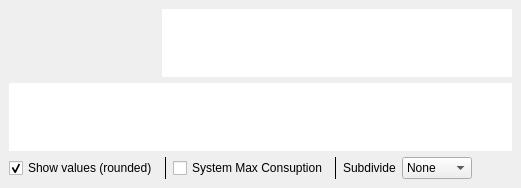
        <widget class="QWidget" name="global_results">
         <attribute name="title">
          <string>📊📅 Results</string>
         </attribute>
         <layout class="QVBoxLayout" name="verticalLayout_6">
          <property name="spacing">
           <number>6</number>
          </property>
          <property name="leftMargin">
           <number>9</number>
          </property>
          <property name="topMargin">
           <number>9</number>
          </property>
          <property name="rightMargin">
           <number>9</number>
          </property>
          <property name="bottomMargin">
           <number>9</number>
          </property>
          <item>
           <layout class="QHBoxLayout" name="horizontalLayout_8">
            <item>
             <widget class="QMplPlot" name="plot_eb_t" native="true">
              <property name="sizePolicy">
               <sizepolicy hsizetype="Preferred" vsizetype="Expanding">
                <horstretch>0</horstretch>
                <verstretch>0</verstretch>
               </sizepolicy>
              </property>
             </widget>
            </item>
            <item>
             <layout class="QVBoxLayout" name="verticalLayout_5">
              <item>
               <spacer name="verticalSpacer_5">
                <property name="orientation">
                 <enum>Qt::Vertical</enum>
                </property>
                <property name="sizeType">
                 <enum>QSizePolicy::Expanding</enum>
                </property>
                <property name="sizeHint" stdset="0">
                 <size>
                  <width>0</width>
                  <height>0</height>
                 </size>
                </property>
               </spacer>
              </item>
              <item alignment="Qt::AlignHCenter">
               <widget class="QTableView" name="table_eb_t">
                <property name="sizePolicy">
                 <sizepolicy hsizetype="Expanding" vsizetype="Preferred">
                  <horstretch>0</horstretch>
                  <verstretch>0</verstretch>
                 </sizepolicy>
                </property>
                <property name="minimumSize">
                 <size>
                  <width>350</width>
                  <height>0</height>
                 </size>
                </property>
                <property name="maximumSize">
                 <size>
                  <width>350</width>
                  <height>10000000</height>
                 </size>
                </property>
                <property name="contextMenuPolicy">
                 <enum>Qt::PreventContextMenu</enum>
                </property>
                <property name="frameShape">
                 <enum>QFrame::NoFrame</enum>
                </property>
                <property name="frameShadow">
                 <enum>QFrame::Plain</enum>
                </property>
                <property name="lineWidth">
                 <number>0</number>
                </property>
                <property name="sizeAdjustPolicy">
                 <enum>QAbstractScrollArea::AdjustToContents</enum>
                </property>
                <property name="alternatingRowColors">
                 <bool>true</bool>
                </property>
                <property name="selectionBehavior">
                 <enum>QAbstractItemView::SelectItems</enum>
                </property>
                <property name="textElideMode">
                 <enum>Qt::ElideNone</enum>
                </property>
                <property name="sortingEnabled">
                 <bool>false</bool>
                </property>
                <property name="wordWrap">
                 <bool>true</bool>
                </property>
               </widget>
              </item>
              <item>
               <spacer name="verticalSpacer_6">
                <property name="orientation">
                 <enum>Qt::Vertical</enum>
                </property>
                <property name="sizeHint" stdset="0">
                 <size>
                  <width>0</width>
                  <height>0</height>
                 </size>
                </property>
               </spacer>
              </item>
             </layout>
            </item>
           </layout>
          </item>
          <item>
           <widget class="QTableView" name="table_t">
            <property name="sizePolicy">
             <sizepolicy hsizetype="Preferred" vsizetype="Preferred">
              <horstretch>0</horstretch>
              <verstretch>0</verstretch>
             </sizepolicy>
            </property>
            <property name="maximumSize">
             <size>
              <width>16777215</width>
              <height>16777215</height>
             </size>
            </property>
            <property name="baseSize">
             <size>
              <width>0</width>
              <height>0</height>
             </size>
            </property>
            <property name="contextMenuPolicy">
             <enum>Qt::PreventContextMenu</enum>
            </property>
            <property name="frameShape">
             <enum>QFrame::NoFrame</enum>
            </property>
            <property name="frameShadow">
             <enum>QFrame::Plain</enum>
            </property>
            <property name="lineWidth">
             <number>0</number>
            </property>
            <property name="sizeAdjustPolicy">
             <enum>QAbstractScrollArea::AdjustToContents</enum>
            </property>
            <property name="alternatingRowColors">
             <bool>true</bool>
            </property>
            <property name="selectionBehavior">
             <enum>QAbstractItemView::SelectItems</enum>
            </property>
            <property name="sortingEnabled">
             <bool>false</bool>
            </property>
           </widget>
          </item>
          <item>
           <layout class="QHBoxLayout" name="layout">
            <item>
             <widget class="QCheckBox" name="show_values_t">
              <property name="enabled">
               <bool>true</bool>
              </property>
              <property name="text">
               <string>Show values (rounded)</string>
              </property>
              <property name="checked">
               <bool>true</bool>
              </property>
             </widget>
            </item>
            <item>
             <widget class="Line" name="line_8">
              <property name="frameShadow">
               <enum>QFrame::Plain</enum>
              </property>
              <property name="lineWidth">
               <number>0</number>
              </property>
              <property name="orientation">
               <enum>Qt::Vertical</enum>
              </property>
             </widget>
            </item>
            <item>
             <widget class="QCheckBox" name="show_ecm_t">
              <property name="enabled">
               <bool>true</bool>
              </property>
              <property name="text">
               <string>System Max Consuption</string>
              </property>
             </widget>
            </item>
            <item>
             <widget class="Line" name="line_10">
              <property name="frameShadow">
               <enum>QFrame::Plain</enum>
              </property>
              <property name="lineWidth">
               <number>0</number>
              </property>
              <property name="orientation">
               <enum>Qt::Vertical</enum>
              </property>
             </widget>
            </item>
            <item>
             <widget class="QLabel" name="label_27">
              <property name="sizePolicy">
               <sizepolicy hsizetype="Preferred" vsizetype="Fixed">
                <horstretch>0</horstretch>
                <verstretch>0</verstretch>
               </sizepolicy>
              </property>
              <property name="text">
               <string>Subdivide</string>
              </property>
             </widget>
            </item>
            <item>
             <widget class="QComboBox" name="subdivide_t">
              <item>
               <property name="text">
                <string>None</string>
               </property>
              </item>
              <item>
               <property name="text">
                <string>Level 1</string>
               </property>
              </item>
              <item>
               <property name="text">
                <string>Level 2</string>
               </property>
              </item>
             </widget>
            </item>
            <item>
             <spacer name="horizontalSpacer_4">
              <property name="orientation">
               <enum>Qt::Horizontal</enum>
              </property>
              <property name="sizeHint" stdset="0">
               <size>
                <width>40</width>
                <height>20</height>
               </size>
              </property>
             </spacer>
            </item>
           </layout>
          </item>
         </layout>
        </widget>
